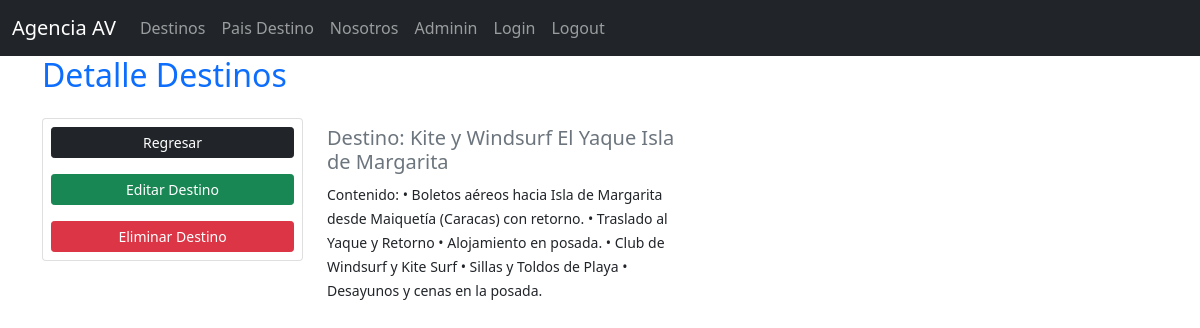
Page /categories/product_read/2/ on the committed database.
### apps/categories/models.py (models this page shows, shortened)
class Product(models.Model):
    title = models.CharField(max_length=150)
    content = models.TextField(max_length=2000, blank=True)
    category = models.ForeignKey(Category, on_delete=models.CASCADE)
    image = models.ImageField(blank = True, upload_to = 'img/')
    class Meta:
        ordering = ["-title"]

### apps/categories/views.py (the view)
# urls.py: path('product_read/<id>/', views.product_read, name='product_read'),
def product_read(request, id):
    products = Product.objects.get(pk = id)
    context = {'products': products}
    return render(request, 'categories/product_read.html', context)

### apps/categories/templates/categories/product_read.html (shortened to what this page needs)
{% extends 'categories/base.html' %}
{% load static %}
{% block content %}
<div class="container mb-4">
        <div class="row">
            <div class="col-12">
                <h2 class="font-weight-bold heading text-primary mb-6">Detalle Destinos</h2>
            </div>
            <div class="col-md-3 mt-3">
                <div class="card">
                    <a href="{% url 'product_list' %}" class="m-2 btn btn-dark btn-sm">Regresar</a>
                    <a href="{% url 'product_update' products.id %}" class="m-2 btn btn-success btn-sm">Editar Destino</a>
                    <a href="{% url 'product_delete' products.id %}" class="m-2 btn btn-danger btn-sm">Eliminar Destino</a>
            </div>
        </div>
            <div class="col-md-4">
                <div style="height: 90vh">
                    <h5 class="text-muted">Destino: {{ products.title }}</h5>
                    <small>Contenido: {{ products.content }}</small><br>
                </div>
            </div>
        </div>
    </div>
{% endblock %}

### rows in the picture
Product: title "Kite y Windsurf El Yaque Isla de Margarita", content "• Boletos aéreos hacia Isla de Margarita desde Maiquetía (Caracas) con retorno. • Traslado al Yaque y Retorno • Alojamiento en posada. • Club de Windsurf y Kite Surf • Sillas y Toldos de Playa • Desayunos y cenas en la posada."
